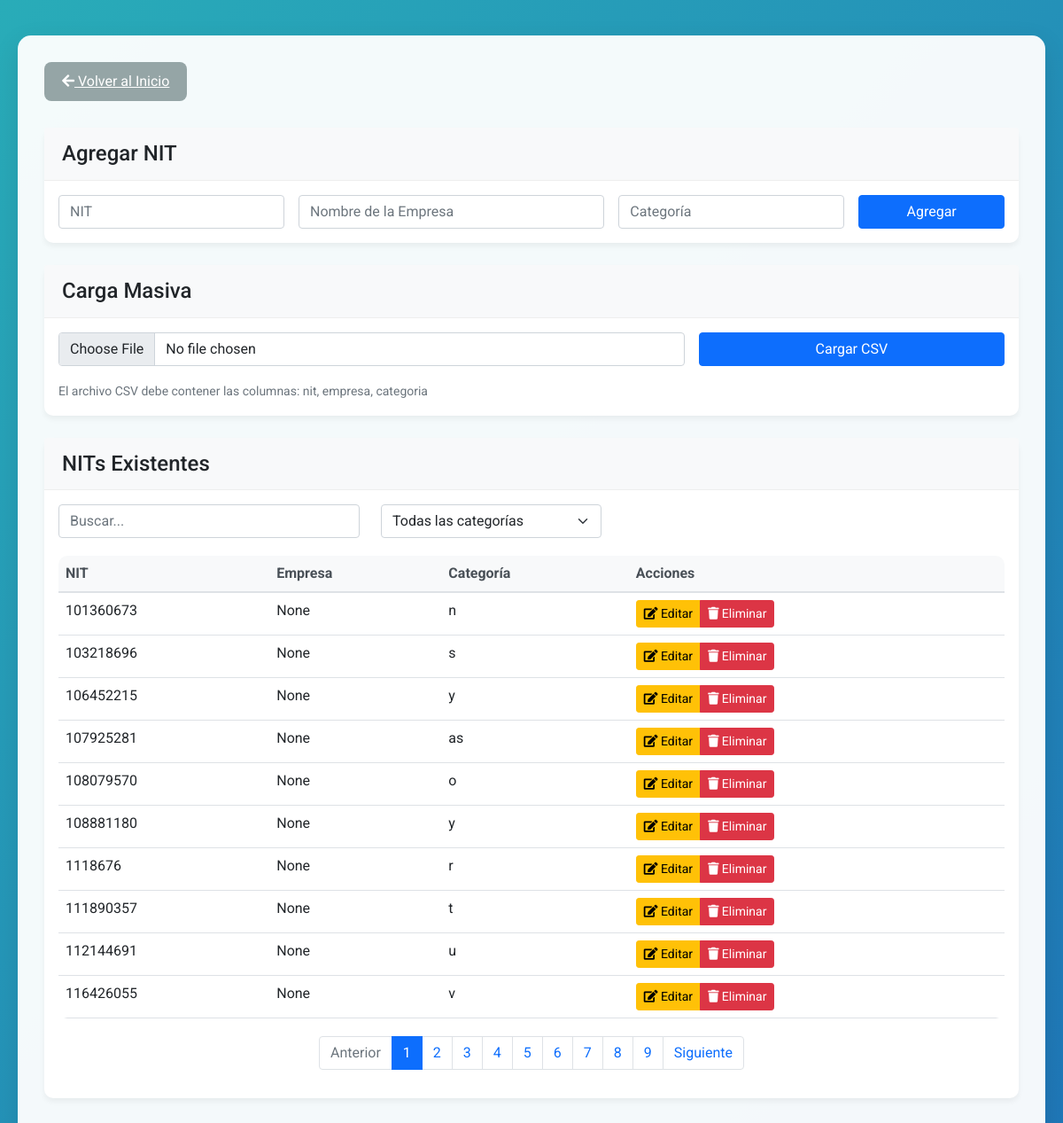
The page /manage_nits on the database its author committed.
### tables this page shows
CREATE TABLE emisores (
                        nit TEXT PRIMARY KEY,
                        categoria TEXT
                    , empresa TEXT);

### app.py (the view)
@app.route('/manage_nits')
def manage_nits():
    conn = get_db_connection()
    nits = conn.execute('SELECT * FROM emisores ORDER BY nit').fetchall()
    conn.close()
    return render_template('manage_nits.html', nits=nits)

### app.py (called while the page is built)
def get_db_connection():
    conn = sqlite3.connect('database/database.db')
    conn.row_factory = sqlite3.Row
    return conn

### templates/manage_nits.html (shortened to what this page needs)
<!DOCTYPE html>
<html lang="es">
<head>
    <link href="https://cdn.jsdelivr.net/npm/bootstrap@5.1.3/dist/css/bootstrap.min.css" rel="stylesheet">
</head>
<body>
    <div class="main-container">
        <div class="header">
            <a href="{{ url_for('index') }}" class="back-button">
                <i class="fas fa-arrow-left"></i> Volver al Inicio
            </a>
        </div>
        <div class="card">
            <div class="card-header">
                <h4 class="mb-0">Agregar NIT</h4>
            </div>
            <div class="card-body">
                <form id="single-nit-form" class="row g-3">
                    <div class="col-md-3">
                        <input type="text" class="form-control" id="nit" placeholder="NIT" required
                               pattern="[0-9]+" title="Solo números permitidos">
                    </div>
                    <div class="col-md-4">
                        <input type="text" class="form-control" id="empresa" placeholder="Nombre de la Empresa" required>
                    </div>
                    <div class="col-md-3">
                        <input type="text" class="form-control" id="categoria" placeholder="Categoría" required>
                    </div>
                    <div class="col-md-2">
                        <button type="submit" class="btn btn-primary w-100">Agregar</button>
                    </div>
                </form>
            </div>
        </div>
        <div class="card">
            <div class="card-header">
                <h4 class="mb-0">Carga Masiva</h4>
            </div>
            <div class="card-body">
                <form id="bulk-upload-form" class="row g-3">
                    <div class="col-md-8">
                        <input type="file" class="form-control" id="csv-file" accept=".csv" required>
                    </div>
                    <div class="col-md-4">
                        <button type="submit" class="btn btn-primary w-100">Cargar CSV</button>
                    </div>
                    <div class="col-12">
                        <small class="text-muted">
                            El archivo CSV debe contener las columnas: nit, empresa, categoria
                        </small>
                    </div>
                </form>
            </div>
        </div>
        <div class="card">
            <div class="card-header">
                <h4 class="mb-0">NITs Existentes</h4>
            </div>
            <div class="card-body">
                <div class="row mb-3">
                    <div class="col-md-4">
                        <input type="text" id="searchInput" class="form-control" placeholder="Buscar...">
                    </div>
                    <div class="col-md-3">
                        <select id="categoryFilter" class="form-select">
                            <option value="">Todas las categorías</option>
                        </select>
                    </div>
                </div>
                <div class="table-responsive">
                    <table class="table table-hover">
                        <thead>
                            <tr>
                                <th>NIT</th>
                                <th>Empresa</th>
                                <th>Categoría</th>
                                <th>Acciones</th>
                            </tr>
                        </thead>
                        <tbody id="nitsTableBody">
                            {% for nit in nits %}
                            <tr data-nit="{{ nit.nit }}">
                                <td>{{ nit.nit }}</td>
                                <td>{{ nit.empresa }}</td>
                                <td>
                                    <span class="categoria-text">{{ nit.categoria }}</span>
                                </td>
                                <td>
                                    <div class="btn-group">
                                        <button class="btn btn-sm btn-warning edit-btn">
                                            <i class="fas fa-edit"></i> Editar
                                        </button>
                                        <button class="btn btn-sm btn-danger delete-btn">
                                            <i class="fas fa-trash"></i> Eliminar
                                        </button>
                                    </div>
                                </td>
                            </tr>
                            {% endfor %}
                        </tbody>
                    </table>
                </div>
                <div class="pagination-container">
                    <nav aria-label="Page navigation">
                        <ul class="pagination" id="pagination">
                        </ul>
                    </nav>
                </div>
            </div>
        </div>
    </div>
    <link href="https://cdnjs.cloudflare.com/ajax/libs/font-awesome/5.15.4/css/all.min.css" rel="stylesheet">
</body>
</html>

### templates/manage_nits.html (style rules this page uses)
body { font-family: 'Roboto', sans-serif; background: linear-gradient(to bottom right, #29acb8, #1f76b8); min-height: 100vh; padding: 20px; }
.main-container { background: rgba(255, 255, 255, 0.95); border-radius: 15px; box-shadow: 0 10px 30px rgba(0, 0, 0, 0.1); padding: 30px; margin: 20px auto; max-width: 1200px; }
.header { display: flex; justify-content: space-between; align-items: center; margin-bottom: 30px; }
.back-button { background-color: #95a5a6; color: white; border: none; padding: 10px 20px; border-radius: 8px; transition: all 0.3s; }
.card { background: white; border: none; border-radius: 10px; box-shadow: 0 4px 6px rgba(0, 0, 0, 0.05); margin-bottom: 25px; }
.card-header { background-color: #f8f9fa; border-bottom: 1px solid #eee; padding: 15px 20px; }
.table-responsive { margin-top: 20px; border-radius: 10px; overflow: hidden; }
.table { margin-bottom: 0; }
.table th { background-color: #f8f9fa; border-bottom: 2px solid #dee2e6; color: #495057; }
.pagination-container { margin-top: 20px; display: flex; justify-content: center; }

### rows shown on the page
emisores: nit "101360673", empresa "None", categoria "n"
emisores: nit "103218696", empresa "None", categoria "s"
emisores: nit "106452215", empresa "None", categoria "y"
emisores: nit "107925281", empresa "None", categoria "as"
emisores: nit "108079570", empresa "None", categoria "o"
emisores: nit "108881180", empresa "None", categoria "y"
emisores: nit "1118676", empresa "None", categoria "r"
emisores: nit "111890357", empresa "None", categoria "t"
emisores: nit "112144691", empresa "None", categoria "u"
emisores: nit "116426055", empresa "None", categoria "v"
